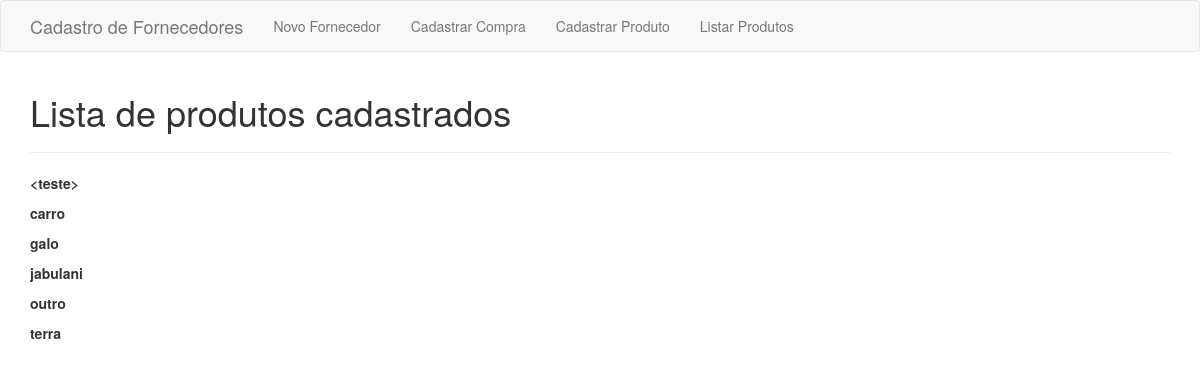
Page /listitems on the committed database.
### app/models.py (models this page shows, shortened)
class Item(db.Model):
    id = db.Column(db.Integer, primary_key=True)
    name = db.Column(db.String(64), index=True, unique=True)

### app/routes.py (the view)
@app.route('/listitems')
def list_items():
    items = Item.query.order_by('name')
    item_list = []
    for item in items:
        item_list.append(item.name)
    return render_template('listitems.html', data=item_list)

### app/templates/listitems.html
{% extends "base.html" %}
{% block app_content %}
<h1> Lista de produtos cadastrados </h1>
    <hr>
    {% for t in data %}
      <p>
        <b> {{ t }} </b>
      </p>
    {% endfor %}
{% endblock %}

### rows in the picture
Item: name "<teste>"
Item: name "carro"
Item: name "galo"
Item: name "jabulani"
Item: name "outro"
Item: name "terra"
